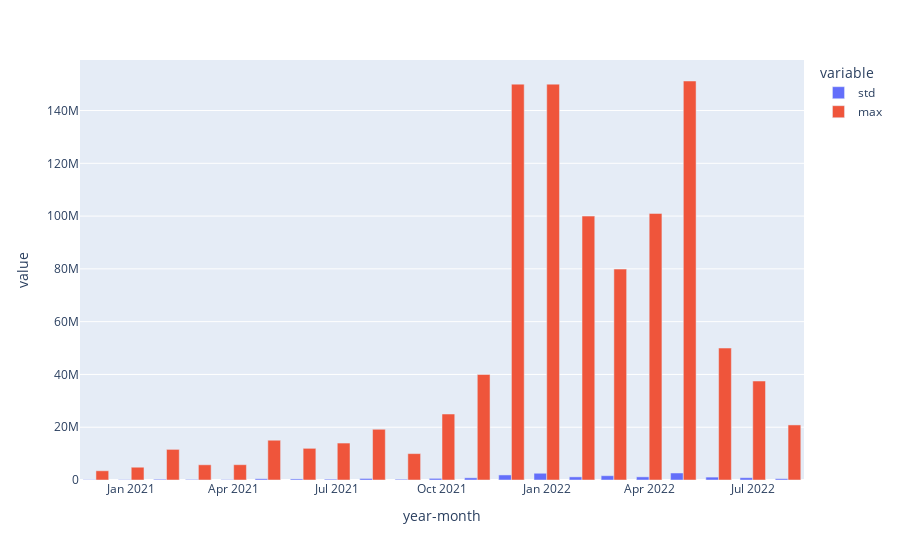

The cell this chart's notebook holds for it:
### Code cell
fig = px.bar(pdf_txn_monthly_stats, x='year-month', y=["max"], barmode='group')
fig.show()

### Figure 1 — Plotly figure (JSON) as saved in the notebook; plotly's stock layout.template omitted (floating-point values rounded to 4 significant figures)
{"data": [{"alignmentgroup": "True", "hovertemplate": "variable=std<br>year-month=%{x}<br>value=%{y}<extra></extra>", "legendgroup": "std", "marker": {"color": "#636efa", "pattern": {"shape": ""}}, "name": "std", "offsetgroup": "std", "orientation": "v", "showlegend": true, "textposition": "auto", "type": "bar", "x": ["2020-12", "2021-01", "2021-02", "2021-03", "2021-04", "2021-05", "2021-06", "2021-07", "2021-08", "2021-09", "2021-10", "2021-11", "2021-12", "2022-01", "2022-02", "2022-03", "2022-04", "2022-05", "2022-06", "2022-07", "2022-08"], "xaxis": "x", "y": [120100.0, 132700.0, 282100.0, 216700.0, 158200.0, 469500.0, 410200.0, 314800.0, 584800.0, 288500.0, 621400.0, 831000.0, 1916000.0, 2557000.0, 1188000.0, 1629000.0, 1194000.0, 2654000.0, 1098000.0, 873300.0, 501600.0], "yaxis": "y"}, {"alignmentgroup": "True", "hovertemplate": "variable=max<br>year-month=%{x}<br>value=%{y}<extra></extra>", "legendgroup": "max", "marker": {"color": "#EF553B", "pattern": {"shape": ""}}, "name": "max", "offsetgroup": "max", "orientation": "v", "showlegend": true, "textposition": "auto", "type": "bar", "x": ["2020-12", "2021-01", "2021-02", "2021-03", "2021-04", "2021-05", "2021-06", "2021-07", "2021-08", "2021-09", "2021-10", "2021-11", "2021-12", "2022-01", "2022-02", "2022-03", "2022-04", "2022-05", "2022-06", "2022-07", "2022-08"], "xaxis": "x", "y": [3496000.0, 4843000.0, 11600000.0, 5763688, 5797000.0, 15070000.0, 12000000, 14000000, 19220000.0, 10000000, 25000000, 40000000, 150000000, 150000000, 100000000, 79910000.0, 101000000, 151200000.0, 50000000, 37510000.0, 20870000.0], "yaxis": "y"}], "layout": {"barmode": "group", "legend": {"title": {"text": "variable"}, "tracegroupgap": 0}, "margin": {"t": 60}, "xaxis": {"anchor": "y", "domain": [0, 1], "title": {"text": "year-month"}}, "yaxis": {"anchor": "x", "domain": [0, 1], "title": {"text": "value"}}}}
